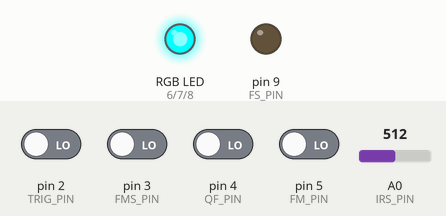
Bench run of a sketch on a simulated Arduino Uno, built with avr-gcc and run on an emulated ATmega328P. On the bench: an RGB LED mixed from three pins (HIGH = lit), output pins drawn as LEDs (lit = HIGH). Dashed ring = blinking. The test bench sets the inputs (shaded band); at power-on: pin 2 (TRIG_PIN), pin 3 (FMS_PIN), pin 4 (QF_PIN), pin 5 (FM_PIN) LOW, A0 (IRS_PIN) = 512.

Above: at 1.2 s.
1.3 s: pin 2 (TRIG_PIN) driven HIGH
At 1.55 s:
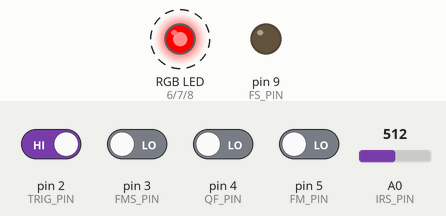
4.3 s: pin 4 (QF_PIN) driven HIGH
At 4.55 s:
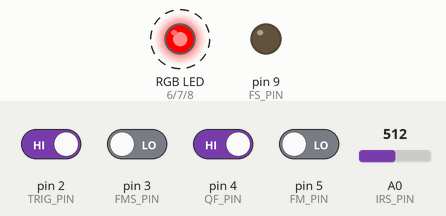
7.3 s: pin 2 (TRIG_PIN) driven LOW
At 7.9 s:
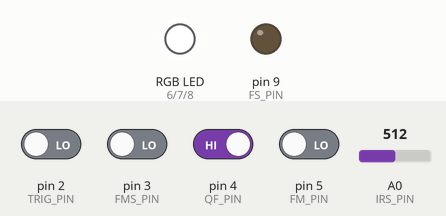
8.8 s: pin 4 (QF_PIN) driven LOW
At 10.0 s:
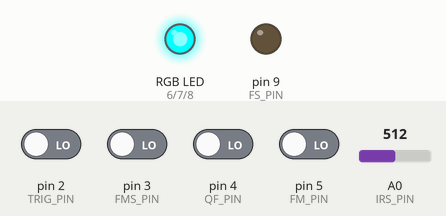
10.3 s: pin 3 (FMS_PIN) driven HIGH and pin 5 (FM_PIN) driven HIGH
At 11.4 s:
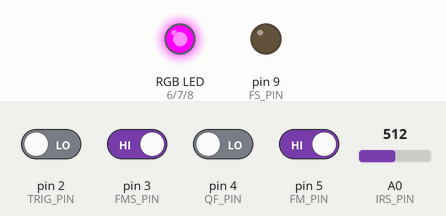
Timing chart, 0 to 12.8 s (numbered marks = the images above; inputs shaded):
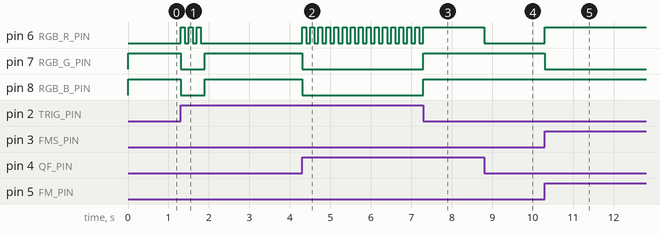

Measured:
- after the input at 1.3 s, pin 6 (RGB_R_PIN): alternates HIGH for 0.10 s and LOW for 0.10 s, 6 changes in all, then stays LOW, starting at once; pin 7 (RGB_G_PIN), pin 8 (RGB_B_PIN): HIGH → LOW at once, → HIGH 0.60 s later
- after the input at 4.3 s, pin 6 (RGB_R_PIN): alternates HIGH for 0.10 s and LOW for 0.10 s, starting at once; pin 7 (RGB_G_PIN), pin 8 (RGB_B_PIN): HIGH → LOW at once
- after the input at 7.3 s, pin 6 (RGB_R_PIN): goes on until 7.3 s, then stays HIGH; pin 7 (RGB_G_PIN), pin 8 (RGB_B_PIN): LOW → HIGH at once
- after the input at 8.8 s, pin 6 (RGB_R_PIN): HIGH → LOW at once
- after the input at 10.3 s, pin 6 (RGB_R_PIN): LOW → HIGH at once; pin 7 (RGB_G_PIN): HIGH → LOW at once

The sketch:

CronOS.ino
```cpp
// (licence header left out)
#include "include/CronOS.h"

#ifdef FUNC_FIRE
  #ifndef FUNC_FIREMODE
    #ifdef FUNC_SETRGB
      #define SEMI_COLOR "cyan"
    #endif
    uint8_t CTrigPinState;
    uint8_t PTrigPinState;
    uint32_t CTS;
    uint32_t DTS;
    uint32_t PTS;
  #endif
#endif


void setup() {
  #ifdef FUNC_FIRE
    pinMode(FS_PIN, OUTPUT);
    pinMode(TRIG_PIN, INPUT);
  #endif

  #ifdef FUNC_FIREMODE
    pinMode(FM_PIN, INPUT);
    pinMode(FMS_PIN, INPUT);
  #endif

  #ifdef FUNC_SETRGB
    pinMode(RGB_B_PIN, OUTPUT);
    pinMode(RGB_G_PIN, OUTPUT);
    pinMode(RGB_R_PIN, OUTPUT);
  #endif

  #ifdef FUNC_QUICKFIRE
    pinMode(QF_PIN, INPUT);
  #endif
}

void loop()
{
  #ifdef FUNC_FIRE
    #ifdef FUNC_FIREMODE
      updateDisplay();
      updateFireMode(digitalRead(FM_PIN), digitalRead(FMS_PIN));
      updateTrigger(digitalRead(TRIG_PIN));
      #ifdef FUNC_QUICKFIRE
        quickFire(digitalRead(QF_PIN));
      #endif
    #else
      #ifdef FUNC_SETRGB
        setRGB(SEMI_COLOR);
      #endif
      CTS = millis();
      CTrigPinState = digitalRead(TRIG_PIN);
      if (CTrigPinState != PTrigPinState)
      {
        DTS = CTS - PTS;
        if (DTS >= TRIG_DELAY)
        {
          if (CTrigPinState == INPUT_TRUE)
          {
            fire();
          }
          PTrigPinState = CTrigPinState;
          PTS = millis();
        }
      }
    #endif
  #endif
}
```

fire.h
```cpp
// (licence header left out)
#include "Arduino.h"

extern bool fire();
```

fireMode.h
```cpp
// (licence header left out)
#include "Arduino.h"

extern uint8_t FMode;

extern void updateTrigger(uint8_t CTrigPinState);
extern void updateFireMode(uint8_t CFMPinState, uint8_t CFMSPinState);
extern void updateDisplay();
```

getIRS.h
```cpp
// (licence header left out)
#include "Arduino.h"

extern uint16_t getIRS();
```

quickFire.h
```cpp
// (licence header left out)
#include "Arduino.h"

extern void quickFire(uint8_t CQFPinState);
```

setError.h
```cpp
// (licence header left out)
#include "Arduino.h"

extern void setError();
```

setRGB.h
```cpp
// (licence header left out)
#include "Arduino.h"

extern char CColor[8];
extern void setRGB(char color[8]);
```

CronOS.h
```cpp
// (licence header left out)
//
// Enabled Functions
//

// Function - fire
#define FUNC_FIRE

// Function - fireMode
#define FUNC_FIREMODE

// Function - getIRS
#define FUNC_GETIRS

// Function - setError
#define FUNC_SETERROR

// Function - setRGB
#define FUNC_SETRGB

// Function - quickFire
#define FUNC_QUICKFIRE

//
// Function Settings
//

// Functions - fireMode and setRGB
//
#ifdef FUNC_FIREMODE
  #define FM_AUTO 3
  #define FM_BRST 2
  #define FM_BRST_RND_CNT 3
  #define FM_RBND 1
  #define FM_SEMI 0
  #ifdef FUNC_SETRGB
    #define FM_AUTO_COLOR "white"
    #define FM_BRST_COLOR "yellow"
    #define FM_RBND_COLOR "magenta"
    #define FM_SEMI_COLOR "cyan"
  #endif
#endif

// Functions - fire and getIRS
//
#ifdef FUNC_FIRE
  #define FS_CLOSE LOW
  #define FS_OPEN HIGH
  #define TRIG_DELAY 10
  #ifdef FUNC_GETIRS
    #define FS_TIMEOUT 100
    #define IRS_THRESH 511
  #else
    #define FS_TIMEOUT 50
  #endif
#endif

// Function - setError
//
#ifdef FUNC_SETERROR
  #define ERR_DUR 100
#endif

// Include Enabled Functions
#include "functions.h"

//
// Target Settings
//

// Set the Device Target
#define NERF_RIVAL_ZEUS

// Include Target Specific Settings
#include "targets.h"

// Override Target Specific Settings
// Only do this if you know what you're doing!
//
// #ifdef FUNC_FIRE
//   #define FS_PIN 9
//   #define TRIG_PIN 2
// #endif
//
// #ifdef FUNC_FIREMODE
//   #define FM_PIN 5
//   #define FMS_PIN 3
// #endif
//
// #ifdef FUNC_GETIRS
//   #define IRS_PIN A0
// #endif
//
// #ifdef FUNC_SETRGB
//   #define RGB_B_PIN 8
//   #define RGB_G_PIN 7
//   #define RGB_R_PIN 6
// #endif
//
// #ifdef FUNC_QUICKFIRE
//   #define QF_PIN 4
// #endif

// General Settings
//
#define INPUT_FALSE LOW
#define INPUT_TRUE HIGH
#define OUTPUT_FALSE LOW
#define OUTPUT_TRUE HIGH
#define BTN_DELAY 50
```

functions.h
```cpp
// (licence header left out)
#ifdef FUNC_FIRE
  #include "../functions/fire/fire.h"
#endif

#ifdef FUNC_FIREMODE
  #include "../functions/fireMode/fireMode.h"
#endif

#ifdef FUNC_GETIRS
  #include "../functions/getIRS/getIRS.h"
#endif

#ifdef FUNC_SETERROR
  #include "../functions/setError/setError.h"
#endif

#ifdef FUNC_SETRGB
  #include "../functions/setRGB/setRGB.h"
#endif

#ifdef FUNC_QUICKFIRE
  #include "../functions/quickFire/quickFire.h"
#endif
```

targets.h
```cpp
// (licence header left out)
#ifdef NERF_RIVAL_ZEUS
  #include "../targets/nerfRivalZeus.h"
#endif
```

nerfRivalZeus.h
```cpp
// (licence header left out)
#ifdef FUNC_FIRE
  #define FS_PIN 9
  #define TRIG_PIN 2
#endif

#ifdef FUNC_FIREMODE
  #define FM_PIN 5
  #define FMS_PIN 3
#endif

#ifdef FUNC_GETIRS
  #define IRS_PIN A0
#endif

#ifdef FUNC_SETRGB
  #define RGB_B_PIN 8
  #define RGB_G_PIN 7
  #define RGB_R_PIN 6
#endif

#ifdef FUNC_QUICKFIRE
  #define QF_PIN 4
#endif
```
